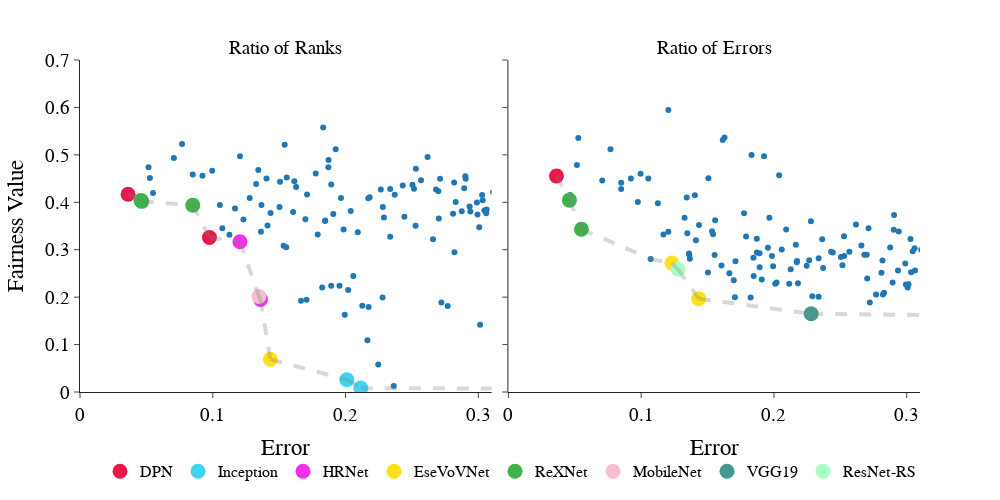

The notebook cell this image was saved under:
### Code cell
df = merge(err_df, rank_ratio_df)
df = df.rename(columns={'Accuracy':'Error'})
df = merge(df, error_ratio_df)
df = df[df['epoch'] == 99]
df.drop('epoch', axis=1, inplace=True)

df = df.dropna()
df = df[df['Error']<1-1/(7636*2)]
df.loc[:,'model'] = df['index'].apply(lambda x: get_name_details(x)[1].split('_')[0])
df.drop('index', axis=1, inplace=True)
df = df.sort_values(by=['model'])
df = df.rename(columns={'Disparity':'Ratio of Ranks'})
df = df.rename(columns={'Metric':'Ratio of Errors'})
df_non_melt = df
df = df.melt(['model','Error'])


fig = px.scatter(df, x='Error', 
                 y='value', 
                 facet_col='variable',
                 template="simple_white",
                 width=1000, height= 500
            )

fig.update_layout(
    yaxis_title="Fairness Value",
    yaxis_range=[0,.7],
    xaxis_range=[0,.31],
    font=dict(
        family="Times New Roman",
        size=19,
        color="Black"
    )
)
# Get Pareto Fronts
p_ratio_ranks = np.array(preparePareto(df_non_melt[['Error','Ratio of Ranks']], False, False).dropna())
pareto_df_ranks = pd.merge(df, pd.DataFrame(p_ratio_ranks), 
                           right_on=[0,1], left_on=["Error","value"])
p_ratio_errors = np.array(preparePareto(df_non_melt[['Error','Ratio of Errors']], False, False).dropna())
pareto_df_error = pd.merge(df, pd.DataFrame(p_ratio_errors), 
                           right_on=[0,1], left_on=["Error","value"])

# # get a list of the models from both sides with error below 0.3
# p_models = list(set(list(set(pareto_df_error[pareto_df_error['Error']<0.3]['model'])) + \
# list(set(pareto_df_ranks[pareto_df_ranks['Error']<0.3]['model']))))
# n_colors = len(p_models)+2
# # turn those models into colors
# colors = px.colors.sample_colorscale("turbo", [n/(n_colors -1) for n in range(n_colors)])
# colors = {x:colors[i] for i, x in enumerate(p_models)}

# plot PFront for Ranks
for x, y in zip(p_ratio_ranks[:-1], p_ratio_ranks[1:]):
    fig.add_shape(type='line',
                x0=x[0],y0=x[1],x1=y[0],y1=y[1],
                line=dict(color='gray',width=4),line_dash='dash',
                xref='x',yref='y', col=1,row=1)
for model in set(pareto_df_ranks['model']):
    if max(pareto_df_ranks[pareto_df_ranks['model'] == model]['Error']) > 0.3:
        continue
    i = [x.lower()[:3] for x in plotted_models].index(model.lower()[:3])
    name = plotted_models[i]
    color = colors[i]
    fig.add_trace(go.Scatter(
        x=pareto_df_ranks[pareto_df_ranks['model'] == model]['Error'],
        y=pareto_df_ranks[pareto_df_ranks['model'] == model]['value'],
        mode='markers',
        name = name,
        marker_color = color,
        marker = dict(size=15),
    ), col=1,row=1)

# plot PFront for Error
for x, y in zip(p_ratio_errors[:-1], p_ratio_errors[1:]):
    fig.add_shape(type='line',
                x0=x[0],y0=x[1],x1=y[0],y1=y[1],
                line=dict(color='gray',width=4),line_dash='dash',
                xref='x',yref='y', col=2,row=1)
for model in set(pareto_df_error['model']):
    if max(pareto_df_error[pareto_df_error['model'] == model]['Error']) > 0.3:
        continue
    i = [x.lower()[:3] for x in plotted_models].index(model.lower()[:3])
    name = plotted_models[i]
    color = colors[i]
    fig.add_trace(go.Scatter(
        x=pareto_df_error[pareto_df_error['model'] == model]['Error'],
        y=pareto_df_error[pareto_df_error['model'] == model]['value'],
        mode='markers',
        name = name,
        marker_color = color,
        marker = dict(size=15),
    ), col=2,row=1)
    
fig.for_each_annotation(lambda a: a.update(text=a.text.split("=")[-1]))
fig.update_layout(legend=dict(
    orientation="h",
    yanchor="bottom",
    y=-.29,
    xanchor="right",
    x=1,
    font=dict(
        family="Times New Roman",
        size=16,
        color="Black"
    )
    )
)

names = set()
fig.for_each_trace(
    lambda trace:
        trace.update(showlegend=False)
        if (trace.name in names) else names.add(trace.name))


fig.show()
# plotly.io.write_image(fig, 'ratios.pdf', format='pdf')

### Figure 1 — Plotly figure (JSON) as saved in the notebook; plotly's stock layout.template omitted (floating-point values rounded to 4 significant figures; data arrays with more than 128 entries replaced by an {"elided": "..."} marker saying what was removed)
{"data": [{"hovertemplate": "variable=Ratio of Ranks<br>Error=%{x}<br>value=%{y}<extra></extra>", "legendgroup": "", "marker": {"color": "#1F77B4", "symbol": "circle"}, "mode": "markers", "name": "", "orientation": "v", "showlegend": false, "type": "scatter", "x": {"elided": "283 float values"}, "xaxis": "x", "y": {"elided": "283 float values"}, "yaxis": "y"}, {"hovertemplate": "variable=Ratio of Errors<br>Error=%{x}<br>value=%{y}<extra></extra>", "legendgroup": "", "marker": {"color": "#1F77B4", "symbol": "circle"}, "mode": "markers", "name": "", "orientation": "v", "showlegend": false, "type": "scatter", "x": {"elided": "283 float values"}, "xaxis": "x2", "y": {"elided": "283 float values"}, "yaxis": "y2"}, {"marker": {"color": "#e6194B", "size": 15}, "mode": "markers", "name": "DPN", "type": "scatter", "x": [0.0975, 0.03621], "xaxis": "x", "y": [0.3257, 0.4168], "yaxis": "y"}, {"marker": {"color": "#42d4f4", "size": 15}, "mode": "markers", "name": "Inception", "type": "scatter", "x": [0.2115, 0.201], "xaxis": "x", "y": [0.008172, 0.02587], "yaxis": "y"}, {"marker": {"color": "#f032e6", "size": 15}, "mode": "markers", "name": "HRNet", "type": "scatter", "x": [0.136, 0.1205], "xaxis": "x", "y": [0.1949, 0.3169], "yaxis": "y"}, {"marker": {"color": "#ffe119", "size": 15}, "mode": "markers", "name": "EseVoVNet", "type": "scatter", "x": [0.1433], "xaxis": "x", "y": [0.06891], "yaxis": "y"}, {"marker": {"color": "#3cb44b", "size": 15}, "mode": "markers", "name": "ReXNet", "type": "scatter", "x": [0.04649, 0.08493, 0.04597], "xaxis": "x", "y": [0.4019, 0.394, 0.4037], "yaxis": "y"}, {"marker": {"color": "#fabed4", "size": 15}, "mode": "markers", "name": "MobileNet", "type": "scatter", "x": [0.1348], "xaxis": "x", "y": [0.2014], "yaxis": "y"}, {"marker": {"color": "#469990", "size": 15}, "mode": "markers", "name": "VGG19", "type": "scatter", "x": [0.2281], "xaxis": "x2", "y": [0.1649], "yaxis": "y2"}, {"marker": {"color": "#e6194B", "size": 15}, "mode": "markers", "name": "DPN", "showlegend": false, "type": "scatter", "x": [0.03621], "xaxis": "x2", "y": [0.4553], "yaxis": "y2"}, {"marker": {"color": "#ffe119", "size": 15}, "mode": "markers", "name": "EseVoVNet", "showlegend": false, "type": "scatter", "x": [0.1433, 0.1231], "xaxis": "x2", "y": [0.1969, 0.2721], "yaxis": "y2"}, {"marker": {"color": "#3cb44b", "size": 15}, "mode": "markers", "name": "ReXNet", "showlegend": false, "type": "scatter", "x": [0.055, 0.04597], "xaxis": "x2", "y": [0.3432, 0.4045], "yaxis": "y2"}, {"marker": {"color": "#aaffc3", "size": 15}, "mode": "markers", "name": "ResNet-RS", "type": "scatter", "x": [0.1278], "xaxis": "x2", "y": [0.2587], "yaxis": "y2"}], "layout": {"annotations": [{"font": {}, "showarrow": false, "text": "Ratio of Ranks", "x": 0.245, "xanchor": "center", "xref": "paper", "y": 1, "yanchor": "bottom", "yref": "paper"}, {"font": {}, "showarrow": false, "text": "Ratio of Errors", "x": 0.755, "xanchor": "center", "xref": "paper", "y": 1, "yanchor": "bottom", "yref": "paper"}], "font": {"color": "Black", "family": "Times New Roman", "size": 19}, "height": 500, "legend": {"font": {"color": "Black", "family": "Times New Roman", "size": 16}, "orientation": "h", "tracegroupgap": 0, "x": 1, "xanchor": "right", "y": -0.29, "yanchor": "bottom"}, "margin": {"t": 60}, "shapes": [{"line": {"color": "gray", "dash": "dash", "width": 4}, "type": "line", "x0": 0.03621, "x1": 0.04597, "xref": "x", "y0": 0.4168, "y1": 0.4037, "yref": "y"}, {"line": {"color": "gray", "dash": "dash", "width": 4}, "type": "line", "x0": 0.04597, "x1": 0.04649, "xref": "x", "y0": 0.4037, "y1": 0.4019, "yref": "y"}, {"line": {"color": "gray", "dash": "dash", "width": 4}, "type": "line", "x0": 0.04649, "x1": 0.08493, "xref": "x", "y0": 0.4019, "y1": 0.394, "yref": "y"}, {"line": {"color": "gray", "dash": "dash", "width": 4}, "type": "line", "x0": 0.08493, "x1": 0.0975, "xref": "x", "y0": 0.394, "y1": 0.3257, "yref": "y"}, {"line": {"color": "gray", "dash": "dash", "width": 4}, "type": "line", "x0": 0.0975, "x1": 0.1205, "xref": "x", "y0": 0.3257, "y1": 0.3169, "yref": "y"}, {"line": {"color": "gray", "dash": "dash", "width": 4}, "type": "line", "x0": 0.1205, "x1": 0.1348, "xref": "x", "y0": 0.3169, "y1": 0.2014, "yref": "y"}, {"line": {"color": "gray", "dash": "dash", "width": 4}, "type": "line", "x0": 0.1348, "x1": 0.136, "xref": "x", "y0": 0.2014, "y1": 0.1949, "yref": "y"}, {"line": {"color": "gray", "dash": "dash", "width": 4}, "type": "line", "x0": 0.136, "x1": 0.1433, "xref": "x", "y0": 0.1949, "y1": 0.06891, "yref": "y"}, {"line": {"color": "gray", "dash": "dash", "width": 4}, "type": "line", "x0": 0.1433, "x1": 0.201, "xref": "x", "y0": 0.06891, "y1": 0.02587, "yref": "y"}, {"line": {"color": "gray", "dash": "dash", "width": 4}, "type": "line", "x0": 0.201, "x1": 0.2115, "xref": "x", "y0": 0.02587, "y1": 0.008172, "yref": "y"}, {"line": {"color": "gray", "dash": "dash", "width": 4}, "type": "line", "x0": 0.2115, "x1": 0.4026, "xref": "x", "y0": 0.008172, "y1": 0.006588, "yref": "y"}, {"line": {"color": "gray", "dash": "dash", "width": 4}, "type": "line", "x0": 0.4026, "x1": 0.997, "xref": "x", "y0": 0.006588, "y1": 0.00407, "yref": "y"}, {"line": {"color": "gray", "dash": "dash", "width": 4}, "type": "line", "x0": 0.03621, "x1": 0.04597, "xref": "x2", "y0": 0.4553, "y1": 0.4045, "yref": "y2"}, {"line": {"color": "gray", "dash": "dash", "width": 4}, "type": "line", "x0": 0.04597, "x1": 0.055, "xref": "x2", "y0": 0.4045, "y1": 0.3432, "yref": "y2"}, {"line": {"color": "gray", "dash": "dash", "width": 4}, "type": "line", "x0": 0.055, "x1": 0.1072, "xref": "x2", "y0": 0.3432, "y1": 0.2805, "yref": "y2"}, {"line": {"color": "gray", "dash": "dash", "width": 4}, "type": "line", "x0": 0.1072, "x1": 0.1231, "xref": "x2", "y0": 0.2805, "y1": 0.2721, "yref": "y2"}, {"line": {"color": "gray", "dash": "dash", "width": 4}, "type": "line", "x0": 0.1231, "x1": 0.1278, "xref": "x2", "y0": 0.2721, "y1": 0.2587, "yref": "y2"}, {"line": {"color": "gray", "dash": "dash", "width": 4}, "type": "line", "x0": 0.1278, "x1": 0.1433, "xref": "x2", "y0": 0.2587, "y1": 0.1969, "yref": "y2"}, {"line": {"color": "gray", "dash": "dash", "width": 4}, "type": "line", "x0": 0.1433, "x1": 0.2281, "xref": "x2", "y0": 0.1969, "y1": 0.1649, "yref": "y2"}, {"line": {"color": "gray", "dash": "dash", "width": 4}, "type": "line", "x0": 0.2281, "x1": 0.3367, "xref": "x2", "y0": 0.1649, "y1": 0.1616, "yref": "y2"}, {"line": {"color": "gray", "dash": "dash", "width": 4}, "type": "line", "x0": 0.3367, "x1": 0.3419, "xref": "x2", "y0": 0.1616, "y1": 0.03574, "yref": "y2"}, {"line": {"color": "gray", "dash": "dash", "width": 4}, "type": "line", "x0": 0.3419, "x1": 0.8055, "xref": "x2", "y0": 0.03574, "y1": 0.01677, "yref": "y2"}, {"line": {"color": "gray", "dash": "dash", "width": 4}, "type": "line", "x0": 0.8055, "x1": 0.8785, "xref": "x2", "y0": 0.01677, "y1": 0.00713, "yref": "y2"}, {"line": {"color": "gray", "dash": "dash", "width": 4}, "type": "line", "x0": 0.8785, "x1": 0.8969, "xref": "x2", "y0": 0.00713, "y1": 0.0008757, "yref": "y2"}, {"line": {"color": "gray", "dash": "dash", "width": 4}, "type": "line", "x0": 0.8969, "x1": 0.9957, "xref": "x2", "y0": 0.0008757, "y1": 0.0007895, "yref": "y2"}, {"line": {"color": "gray", "dash": "dash", "width": 4}, "type": "line", "x0": 0.9957, "x1": 0.9961, "xref": "x2", "y0": 0.0007895, "y1": 0.0007892, "yref": "y2"}, {"line": {"color": "gray", "dash": "dash", "width": 4}, "type": "line", "x0": 0.9961, "x1": 0.997, "xref": "x2", "y0": 0.0007892, "y1": 0.0007884, "yref": "y2"}, {"line": {"color": "gray", "dash": "dash", "width": 4}, "type": "line", "x0": 0.997, "x1": 0.9977, "xref": "x2", "y0": 0.0007884, "y1": 0.0001313, "yref": "y2"}, {"line": {"color": "gray", "dash": "dash", "width": 4}, "type": "line", "x0": 0.9977, "x1": 0.9982, "xref": "x2", "y0": 0.0001313, "y1": 0, "yref": "y2"}, {"line": {"color": "gray", "dash": "dash", "width": 4}, "type": "line", "x0": 0.9982, "x1": 0.999, "xref": "x2", "y0": 0, "y1": 0, "yref": "y2"}], "width": 1000, "xaxis": {"anchor": "y", "domain": [0, 0.49], "range": [0, 0.31], "title": {"text": "Error"}, "type": "linear"}, "xaxis2": {"anchor": "y2", "domain": [0.51, 1], "matches": "x", "title": {"text": "Error"}, "type": "linear"}, "yaxis": {"anchor": "x", "domain": [0, 1], "range": [0, 0.7], "title": {"text": "Fairness Value"}, "type": "linear"}, "yaxis2": {"anchor": "x2", "domain": [0, 1], "matches": "y", "showticklabels": false, "type": "linear"}}}
